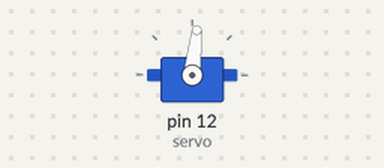
Bench run of a program on a simulated MicroPython board. Parts: servo. Servo angles are drawn from the pulse width (0.5 ms = 0°, 2.5 ms = 180°).

Above: at 0.05 s.
Timing chart, 0 to 4.6 s (numbered marks = the images above):
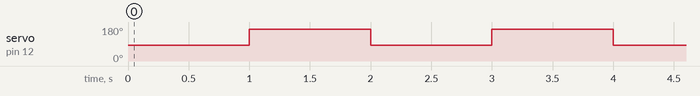

Measured:
- by itself, servo on pin 12 (servo): alternates 169° for 1.0 s and 84° for 1.0 s

The program:

main.py
```python
from machine import Pin, PWM
import time

servo = PWM(Pin(12))
servo.freq(50)

max_duty = 65025
dig_0 = 0.0725    #0°
dig_90 = 0.12     #90°

while True:
    servo.duty_u16(int(max_duty*dig_0))
    time.sleep(1)
    servo.duty_u16(int(max_duty*dig_90))
    time.sleep(1)
```
